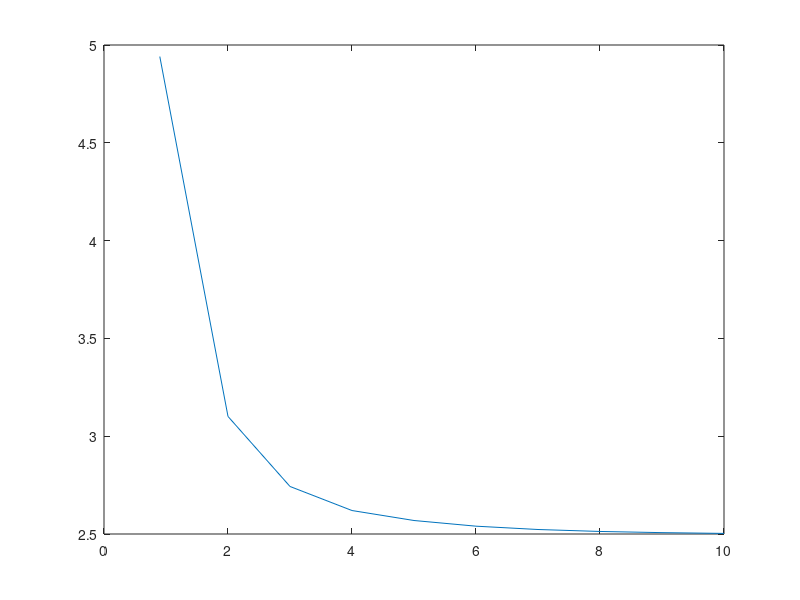
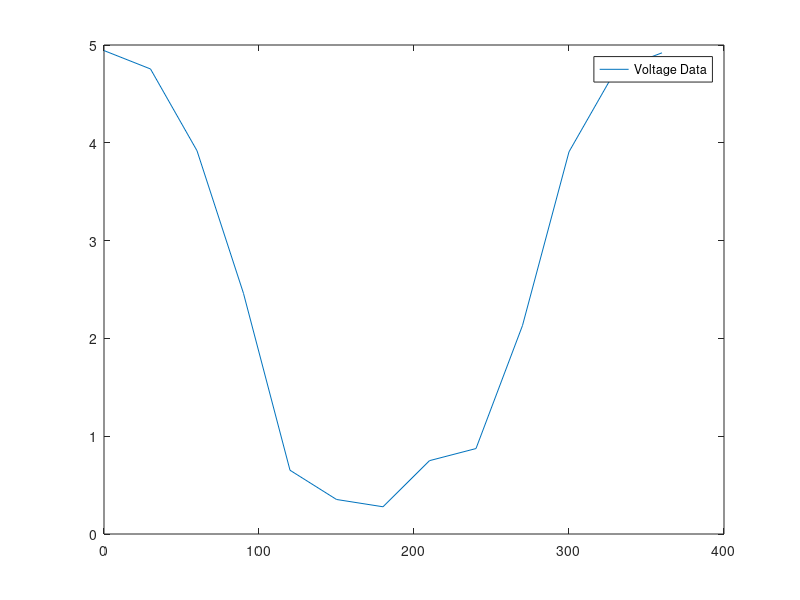
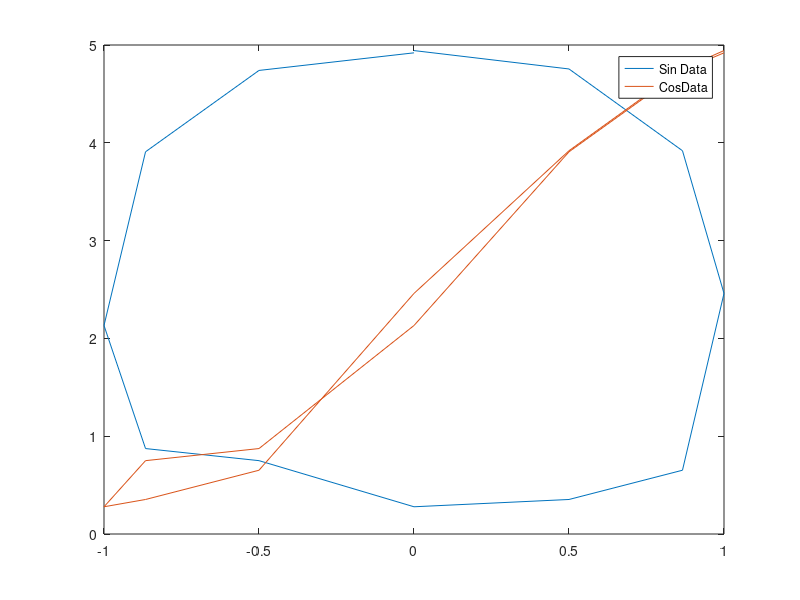

Source code (MATLAB) for these figures, in order: (Note: this script raises an error after producing the figures.)
clear, clc, close all;

%% Question 1

distance = [0.9
2
3
4
5
6
7
8
9
10];

voltage = [4.941
3.101
2.743
2.62
2.569
2.54
2.523
2.513
2.507
2.503];

plot(distance, voltage);

%% Question 2

angle = [0
30
60
90
120
150
180
210
240
270
300
330
360];

voltage = [4.943
4.755
3.919
2.46
0.652
0.353
0.2784
0.75
0.8737
2.132
3.908
4.74
4.92];

figure();
plot(angle, voltage, "DisplayName", "Voltage Data");
legend()
figure();
plot(sind(angle), voltage, "DisplayName", "Sin Data")
hold on;
plot(cosd(angle), voltage, "DisplayName", "CosData")
hold off;
legend();

%% Question 3

% Read the CSV file for yellow block
yellow_block_data = readtable('yellow_block.csv');
% Calculate mean and standard deviation for the yellow block
yellow_block_mean = mean(yellow_block_data{:,:});
yellow_block_std = std(yellow_block_data{:,:});

% Output the results for yellow block
fprintf('Yellow Block - Mean BGR Values: Blue: %f, Green: %f, Red: %f\n', yellow_block_mean);
fprintf('Yellow Block - Standard Deviation BGR Values: Blue: %f, Green: %f, Red: %f\n', yellow_block_std);

% Read the CSV file for red block
red_block_data = readtable('red_block.csv');
% Calculate mean and standard deviation for the red block
red_block_mean = mean(red_block_data{:,:});
red_block_std = std(red_block_data{:,:});

% Output the results for red block
fprintf('Red Block - Mean BGR Values: Blue: %f, Green: %f, Red: %f\n', red_block_mean);
fprintf('Red Block - Standard Deviation BGR Values: Blue: %f, Green: %f, Red: %f\n', red_block_std);

% Read the CSV file for blue block
blue_block_data = readtable('blue_block.csv');
% Calculate mean and standard deviation for the blue block
blue_block_mean = mean(blue_block_data{:,:});
blue_block_std = std(blue_block_data{:,:});

% Output the results for blue block
fprintf('Blue Block - Mean BGR Values: Blue: %f, Green: %f, Red: %f\n', blue_block_mean);
fprintf('Blue Block - Standard Deviation BGR Values: Blue: %f, Green: %f, Red: %f\n', blue_block_std);
